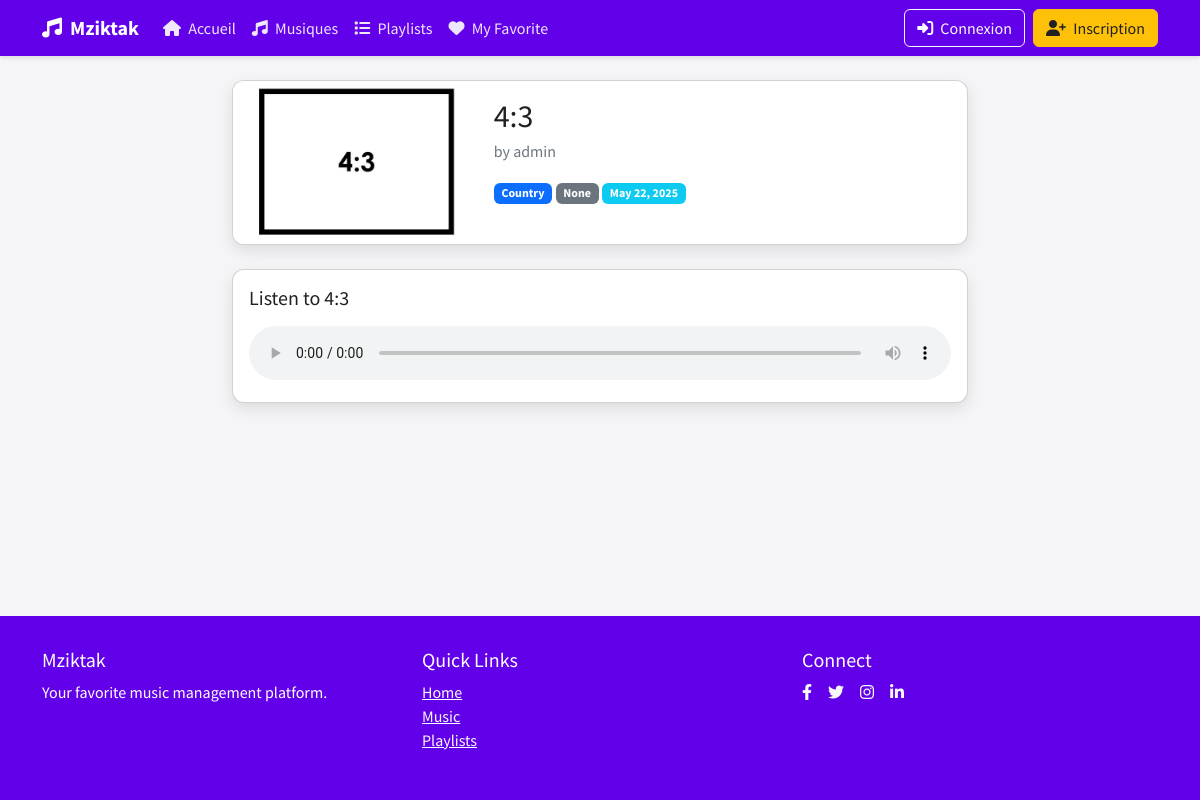
The app's page /music/1/ with its own data.
### music_app/models.py (models this page shows, shortened)
class Music(models.Model):
    GENRE_CHOICES = [
        ('pop', 'Pop'),
        ('rock', 'Rock'),
        ('jazz', 'Jazz'),
        ('classical', 'Classical'),
        ('hip_hop', 'Hip Hop'),
        ('electronic', 'Electronic'),
        ('country', 'Country'),
        ('r_and_b', 'R&B'),
        ('indie', 'Indie'),
        ('chaabi','chaabi'),
        ('other', 'Other'),
    ]
    title = models.CharField(max_length=100)
    artist = models.ForeignKey('users.Artist', on_delete=models.CASCADE, related_name='music')
    genre = models.CharField(max_length=20, choices=GENRE_CHOICES, default='other')
    duration = models.DurationField(null=True, blank=True)
    release_date = models.DateField()
    audio_file = models.FileField(upload_to='music/')
    cover_image = models.ImageField(upload_to='covers/', default='covers/default.jpg')
    created_at = models.DateTimeField(auto_now_add=True)
    class Meta:
        verbose_name_plural = 'Music'
        ordering = ['-release_date']

### users/models.py (models this page shows, shortened)
class Artist(models.Model):
    user = models.OneToOneField(
        settings.AUTH_USER_MODEL,
        on_delete=models.CASCADE,
        related_name='artist_profile'
    )
    full_name = models.CharField(max_length=100)
    profile_image = models.ImageField(upload_to='artist_images/', null=True, blank=True)

### music_app/views.py (the view, shortened to what this page needs)
# urls.py: path('music/<int:pk>/', views.music_detail, name='music_detail'),
def music_detail(request, pk):
    music = get_object_or_404(Music, pk=pk)
    user_playlists = []
    user_preference = None
    similar_music = []
    return render(request, 'music_app/music_detail.html', {
        'music': music,
        'user_playlists': user_playlists,
        'user_preference': user_preference,
        'similar_music': similar_music
    })

### music_app/context_processors.py (called while the page is built)
def favorite_count(request):
    if request.user.is_authenticated:
        count = UserMusicPreference.objects.filter(
            user=request.user,
            favorite=True
        ).count()
        return {'favorite_count': count}
    return {'favorite_count': 0}

### templates/music_app/music_detail.html (shortened to what this page needs)
{% extends 'base.html' %}
{% block content %}
<div class="container">
    <div class="row">
        <div class="col-lg-8 mx-auto">
            <div class="card mb-4">
                <div class="row g-0">
                    <div class="col-md-4">
                        <img src="{{ music.cover_image.url }}" class="img-fluid rounded-start h-100" alt="{{ music.title }}" style="object-fit: cover;">
                    </div>
                    <div class="col-md-8">
                        <div class="card-body">
                            <h2 class="card-title mb-1">{{ music.title }}</h2>
                            <p class="text-muted">by {{ music.artist.full_name }}</p>
                            <div class="mb-3">
                                <span class="badge bg-primary">{{ music.get_genre_display }}</span>
                                <span class="badge bg-secondary">{{ music.duration }}</span>
                                <span class="badge bg-info">{{ music.release_date }}</span>
                            </div>
                        </div>
                    </div>
                </div>
            </div>
            <div class="card mb-4">
                <div class="card-body">
                    <h5 class="card-title mb-3">Listen to {{ music.title }}</h5>
                    <audio class="audio-player w-100" controls>
                        <source src="{{ music.audio_file.url }}" type="audio/mp3">
                    </audio>
                </div>
            </div>
        </div>
    </div>
</div>
{% endblock %}

### templates/base.html (style rules this page uses)
:root { --primary: #6200EA; --primary-light: #9d46ff; --primary-dark: #0a00b6; --accent: #FFC107; --text-on-primary: #ffffff; --text-primary: #212121; --text-secondary: #757575; --success: #4CAF50; --warning: #FF9800; --error: #F44336; --background: #f5f5f7; }
body { font-family: 'Source Sans Pro', sans-serif; background-color: var(--background); color: var(--text-primary); min-height: 100vh; display: flex; flex-direction: column; }
.card { border-radius: 12px; overflow: hidden; box-shadow: 0 6px 15px rgba(0,0,0,0.1); transition: transform 0.3s ease, box-shadow 0.3s ease; }
.slide-up { animation: slideUp 0.5s ease-out; }

### records on screen
Music: cover_image (picture), title "4:3", artist.full_name "admin", genre "Country", duration "None", release_date "May 22, 2025"
